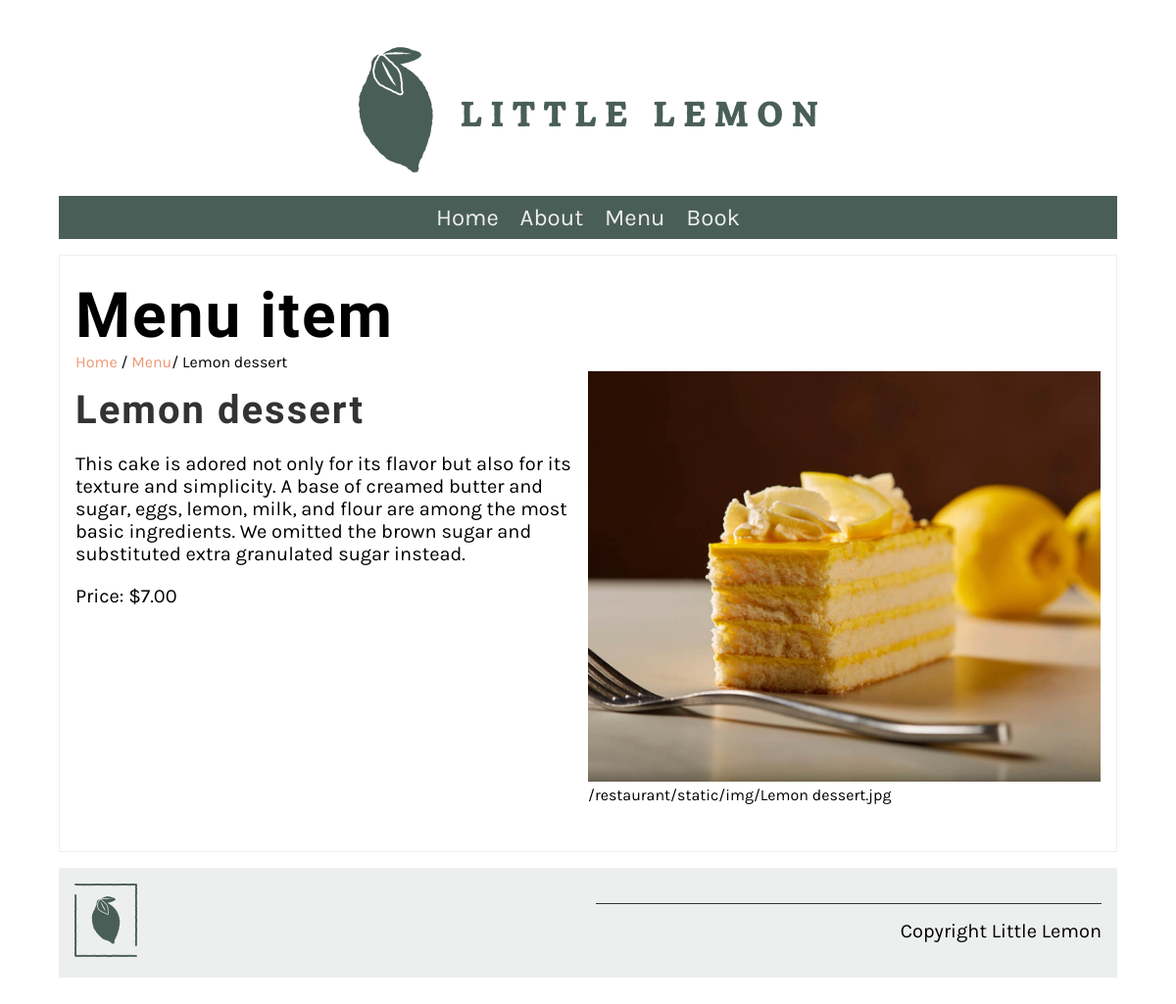
Screenshot of /menu_item/1/ with the database file from the repository.
### restaurant/models.py (models this page shows, shortened)
class Menu(models.Model):
   name = models.CharField(max_length = 200)
   price = models.IntegerField()
   description = models.TextField(max_length=1000, default='')

### restaurant/views.py (the view)
# urls.py: path('menu_item/<int:pk>/', views.display_menu_item, name="menu_item"),
def display_menu_item(request, pk=None):
    if pk:
        menu_item = Menu.objects.get(pk=pk)
    else:
        menu_item = ""
    return render(request, 'menu_item.html', {"menu_item": menu_item})

### restaurant/templates/menu_item.html
{% extends 'base.html' %}
{% load static %}
{% block content %}
<section>
    <article>
        <h1>Menu item</h1>
        <span>
            <a href="{% url 'home' %}">Home</a> /
            <a href="{% url 'menu' %}">Menu</a>/
            {{menu_item.name}}
        </span>
        <div class="row">
            <div class="column">
                <h2>
                    {{ menu_item.name }}
                </h2>
                <p>
                    {{ menu_item.description }}
                </p>
                <p>
                    Price: ${{ menu_item.price }}.00
                </p>
            </div>
            <div class="column">
                <img src="/restaurant/static/img/menu_items/{{menu_item.name}}.jpg" alt="{{ menu_item.name}}" />
                /restaurant/static/img/{{menu_item.name}}.jpg
            </div>
        </div>
    </article>
</section>
{% endblock %}

### restaurant/templates/base.html (shortened to what this page needs)
{% load static %}
<!DOCTYPE html>
<html lang="en">
  <head>
    <link
      rel="preload"
      as="style"
      href="{% static 'css/style.css' %}"
      onload="this.rel = 'stylesheet'"
    />
  </head>
  <body>
    {% include 'partials/_header.html' %}
    <main>{% block content %} {% endblock %}</main>
    {% include 'partials/_footer.html' %}
  </body>
</html>

### restaurant/templates/partials/_header.html
{% load static %}
<header>
  <img src="{% static 'img/logo.png' %}" />
</header>
<nav>
  <ul>
    <li><a href="{% url 'home' %}">Home</a></li>
    <li><a href="{% url 'about' %}">About</a></li>
    <li><a href="{% url 'menu' %}">Menu</a></li>
    <li><a href="{% url 'book' %}">Book</a></li>
  </ul>
</nav>

### restaurant/templates/partials/_footer.html
{% load static %}
<footer>
    <article>
        <img src="{% static 'img/logo_footer.png' %}" />
    </article>
    <article>
        <p>Copyright Little Lemon </p>
    </article>
</footer

### restaurant/static/css/style.css (style rules this page uses)
body { font-family: 'Karla', sans-serif; margin-top: 3rem; margin-bottom: 3rem; margin-left: 5%; margin-right: 5%; }
h1, h2, h3, h4, h5, h6 { font-family: 'Markazi Text', serif; letter-spacing: 2px;; }
h1 { font-size: 4rem; margin-top: 1.5rem; margin-bottom: 0; }
h2 { font-size: 2.5rem; color: #333333; margin:1rem 0; }
p, ul { font-size: 1.25rem;; }
a { color: #EE9972; text-decoration: none; }
header img { display: block; margin-left: auto; margin-right: auto; max-width: 100%; height: auto; }
nav { background-color: #495E57; margin-top: 1rem; margin-bottom: 1rem; margin-bottom: 0px; }
nav ul { list-style: none; font-size: 1.5rem; text-align: center; padding-inline-start: 0rem; margin-bottom: 0px; }
nav ul li { display: inline-block; margin: 0.5rem; }
nav ul a { color: #EDEFEE; text-decoration: none; }
section { display: flex; gap: 2rem 1rem; margin-top: 1rem; margin-bottom: 1rem; flex-direction: row; }
article { flex:1; }
article img { max-width: 100%; }
main article { border: 1px solid #EDEFEE; padding-left: 1rem; padding-right: 1rem; }
footer { background-color: #EDEFEE; padding: 1rem; display: flex; gap: 2rem 1rem; }
footer img { max-width: 50%; }
footer p { border-top: #333333; border-style: solid; border-width: 0.1rem; border-bottom: none; border-left: none; border-right: none; text-align: right; padding-top: 1rem;; }
.row { display: flex; flex-direction: row; width: 100%; padding-bottom: 1rem; }
.column { flex-basis: 50%; margin-bottom: 1rem; padding-bottom: 1rem; }

### rows the page displays
Menu: name "Lemon dessert", description "This cake is adored not only for its flavor but also for its texture and simplicity. A base of creamed butter and sugar, eggs, lemon, milk, and flour are among the most basic ingredients. We omitted the brown sugar and substituted extra granulated sugar instead.", price "7", name (picture)
